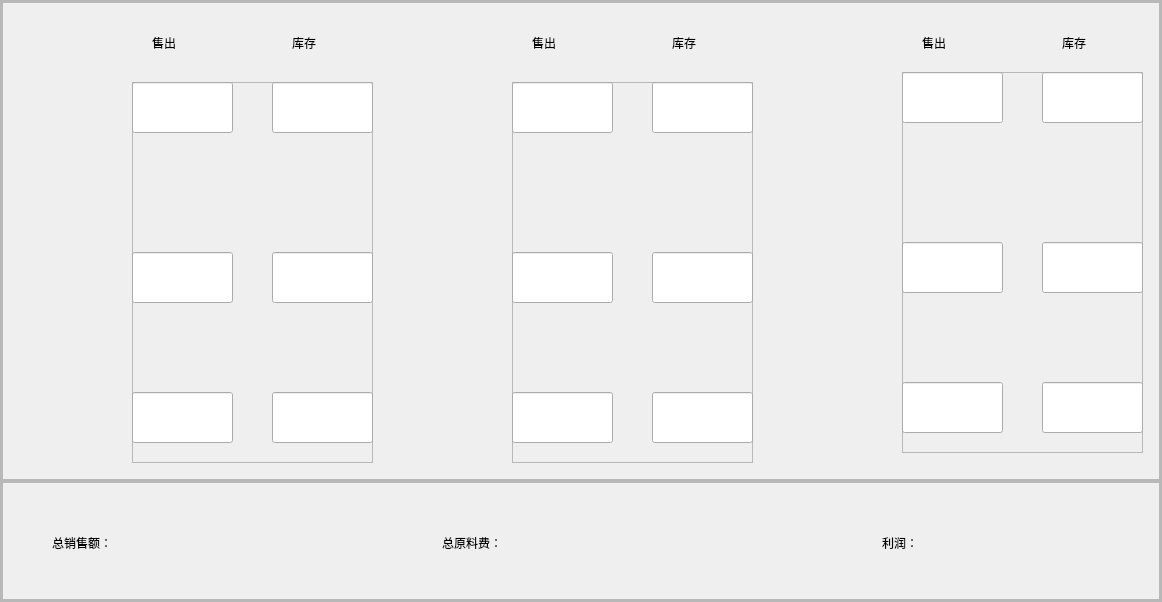
<?xml version="1.0" encoding="UTF-8"?>
<ui version="4.0">
 <class>BossPrimeWidget</class>
 <widget class="QWidget" name="BossPrimeWidget">
  <property name="geometry">
   <rect>
    <x>0</x>
    <y>0</y>
    <width>1162</width>
    <height>602</height>
   </rect>
  </property>
  <property name="minimumSize">
   <size>
    <width>1162</width>
    <height>602</height>
   </size>
  </property>
  <property name="windowTitle">
   <string>Form</string>
  </property>
  <layout class="QVBoxLayout" name="verticalLayout_2">
   <property name="spacing">
    <number>0</number>
   </property>
   <property name="leftMargin">
    <number>0</number>
   </property>
   <property name="topMargin">
    <number>0</number>
   </property>
   <property name="rightMargin">
    <number>0</number>
   </property>
   <property name="bottomMargin">
    <number>0</number>
   </property>
   <item>
    <widget class="QFrame" name="frame">
     <property name="frameShape">
      <enum>QFrame::StyledPanel</enum>
     </property>
     <property name="frameShadow">
      <enum>QFrame::Raised</enum>
     </property>
     <layout class="QVBoxLayout" name="verticalLayout" stretch="4,1">
      <property name="spacing">
       <number>0</number>
      </property>
      <property name="leftMargin">
       <number>0</number>
      </property>
      <property name="topMargin">
       <number>0</number>
      </property>
      <property name="rightMargin">
       <number>0</number>
      </property>
      <property name="bottomMargin">
       <number>0</number>
      </property>
      <item>
       <widget class="QFrame" name="frame_2">
        <property name="frameShape">
         <enum>QFrame::StyledPanel</enum>
        </property>
        <property name="frameShadow">
         <enum>QFrame::Raised</enum>
        </property>
        <layout class="QHBoxLayout" name="horizontalLayout_2">
         <property name="spacing">
          <number>0</number>
         </property>
         <property name="leftMargin">
          <number>0</number>
         </property>
         <property name="topMargin">
          <number>0</number>
         </property>
         <property name="rightMargin">
          <number>0</number>
         </property>
         <property name="bottomMargin">
          <number>0</number>
         </property>
         <item>
          <widget class="QFrame" name="frame_4">
           <property name="frameShape">
            <enum>QFrame::StyledPanel</enum>
           </property>
           <property name="frameShadow">
            <enum>QFrame::Raised</enum>
           </property>
           <widget class="QLabel" name="label_2">
            <property name="geometry">
             <rect>
              <x>40</x>
              <y>80</y>
              <width>80</width>
              <height>70</height>
             </rect>
            </property>
            <property name="styleSheet">
             <string notr="true">border-image: url(:/icon/images/icon/cake.svg);</string>
            </property>
            <property name="text">
             <string/>
            </property>
           </widget>
           <widget class="QLabel" name="label_3">
            <property name="geometry">
             <rect>
              <x>410</x>
              <y>70</y>
              <width>80</width>
              <height>70</height>
             </rect>
            </property>
            <property name="styleSheet">
             <string notr="true">border-image: url(:/icon/images/icon/Sauce.svg);</string>
            </property>
            <property name="text">
             <string/>
            </property>
           </widget>
           <widget class="QLabel" name="label_4">
            <property name="geometry">
             <rect>
              <x>810</x>
              <y>60</y>
              <width>80</width>
              <height>70</height>
             </rect>
            </property>
            <property name="styleSheet">
             <string notr="true">border-image: url(:/icon/images/icon/Cilantro.svg);</string>
            </property>
            <property name="text">
             <string/>
            </property>
           </widget>
           <widget class="QLabel" name="label_5">
            <property name="geometry">
             <rect>
              <x>40</x>
              <y>240</y>
              <width>80</width>
              <height>70</height>
             </rect>
            </property>
            <property name="styleSheet">
             <string notr="true">border-image: url(:/icon/images/icon/Egg.svg);</string>
            </property>
            <property name="text">
             <string/>
            </property>
           </widget>
           <widget class="QLabel" name="label_6">
            <property name="geometry">
             <rect>
              <x>410</x>
              <y>230</y>
              <width>80</width>
              <height>70</height>
             </rect>
            </property>
            <property name="styleSheet">
             <string notr="true">border-image: url(:/icon/images/icon/Potato.svg);</string>
            </property>
            <property name="text">
             <string/>
            </property>
           </widget>
           <widget class="QLabel" name="label_7">
            <property name="geometry">
             <rect>
              <x>810</x>
              <y>230</y>
              <width>80</width>
              <height>70</height>
             </rect>
            </property>
            <property name="styleSheet">
             <string notr="true">border-image: url(:/icon/images/icon/Crispbread.svg);</string>
            </property>
            <property name="text">
             <string/>
            </property>
           </widget>
           <widget class="QLabel" name="label_8">
            <property name="geometry">
             <rect>
              <x>40</x>
              <y>390</y>
              <width>80</width>
              <height>70</height>
             </rect>
            </property>
            <property name="styleSheet">
             <string notr="true">border-image: url(:/icon/images/icon/Ham.svg);</string>
            </property>
            <property name="text">
             <string/>
            </property>
           </widget>
           <widget class="QLabel" name="label_9">
            <property name="geometry">
             <rect>
              <x>410</x>
              <y>390</y>
              <width>70</width>
              <height>60</height>
             </rect>
            </property>
            <property name="styleSheet">
             <string notr="true">border-image: url(:/icon/images/icon/loin.svg);</string>
            </property>
            <property name="text">
             <string/>
            </property>
           </widget>
           <widget class="QLabel" name="label_11">
            <property name="geometry">
             <rect>
              <x>810</x>
              <y>370</y>
              <width>85</width>
              <height>75</height>
             </rect>
            </property>
            <property name="styleSheet">
             <string notr="true">border-image: url(:/icon/images/icon/Youtiao.svg);</string>
            </property>
            <property name="text">
             <string/>
            </property>
           </widget>
           <widget class="QLabel" name="label_45">
            <property name="geometry">
             <rect>
              <x>150</x>
              <y>10</y>
              <width>61</width>
              <height>61</height>
             </rect>
            </property>
            <property name="styleSheet">
             <string notr="true">font: 16pt &quot;宋体&quot;;</string>
            </property>
            <property name="text">
             <string>售出</string>
            </property>
           </widget>
           <widget class="QLabel" name="label_46">
            <property name="geometry">
             <rect>
              <x>290</x>
              <y>10</y>
              <width>61</width>
              <height>61</height>
             </rect>
            </property>
            <property name="styleSheet">
             <string notr="true">font: 16pt &quot;宋体&quot;;</string>
            </property>
            <property name="text">
             <string>库存</string>
            </property>
           </widget>
           <widget class="QLabel" name="label_47">
            <property name="geometry">
             <rect>
              <x>530</x>
              <y>10</y>
              <width>61</width>
              <height>61</height>
             </rect>
            </property>
            <property name="styleSheet">
             <string notr="true">font: 16pt &quot;宋体&quot;;</string>
            </property>
            <property name="text">
             <string>售出</string>
            </property>
           </widget>
           <widget class="QLabel" name="label_48">
            <property name="geometry">
             <rect>
              <x>920</x>
              <y>10</y>
              <width>61</width>
              <height>61</height>
             </rect>
            </property>
            <property name="styleSheet">
             <string notr="true">font: 16pt &quot;宋体&quot;;</string>
            </property>
            <property name="text">
             <string>售出</string>
            </property>
           </widget>
           <widget class="QLabel" name="label_49">
            <property name="geometry">
             <rect>
              <x>670</x>
              <y>10</y>
              <width>61</width>
              <height>61</height>
             </rect>
            </property>
            <property name="styleSheet">
             <string notr="true">font: 16pt &quot;宋体&quot;;</string>
            </property>
            <property name="text">
             <string>库存</string>
            </property>
           </widget>
           <widget class="QLabel" name="label_50">
            <property name="geometry">
             <rect>
              <x>1060</x>
              <y>10</y>
              <width>61</width>
              <height>61</height>
             </rect>
            </property>
            <property name="styleSheet">
             <string notr="true">font: 16pt &quot;宋体&quot;;</string>
            </property>
            <property name="text">
             <string>库存</string>
            </property>
           </widget>
           <widget class="QFrame" name="frame_6">
            <property name="geometry">
             <rect>
              <x>130</x>
              <y>80</y>
              <width>241</width>
              <height>381</height>
             </rect>
            </property>
            <property name="frameShape">
             <enum>QFrame::StyledPanel</enum>
            </property>
            <property name="frameShadow">
             <enum>QFrame::Raised</enum>
            </property>
            <widget class="QLineEdit" name="OriginalCakeSales">
             <property name="geometry">
              <rect>
               <x>0</x>
               <y>0</y>
               <width>101</width>
               <height>51</height>
              </rect>
             </property>
             <property name="styleSheet">
              <string notr="true">font: 75 14pt &quot;Comic Sans MS&quot;;</string>
             </property>
             <property name="text">
              <string/>
             </property>
             <property name="alignment">
              <set>Qt::AlignCenter</set>
             </property>
            </widget>
            <widget class="QLineEdit" name="EggSales">
             <property name="geometry">
              <rect>
               <x>0</x>
               <y>170</y>
               <width>101</width>
               <height>51</height>
              </rect>
             </property>
             <property name="styleSheet">
              <string notr="true">font: 75 14pt &quot;Comic Sans MS&quot;;</string>
             </property>
             <property name="alignment">
              <set>Qt::AlignCenter</set>
             </property>
            </widget>
            <widget class="QLineEdit" name="EggHave">
             <property name="geometry">
              <rect>
               <x>140</x>
               <y>170</y>
               <width>101</width>
               <height>51</height>
              </rect>
             </property>
             <property name="styleSheet">
              <string notr="true">font: 75 14pt &quot;Comic Sans MS&quot;;</string>
             </property>
             <property name="alignment">
              <set>Qt::AlignCenter</set>
             </property>
            </widget>
            <widget class="QLineEdit" name="HamSales">
             <property name="geometry">
              <rect>
               <x>0</x>
               <y>310</y>
               <width>101</width>
               <height>51</height>
              </rect>
             </property>
             <property name="styleSheet">
              <string notr="true">font: 75 14pt &quot;Comic Sans MS&quot;;</string>
             </property>
             <property name="alignment">
              <set>Qt::AlignCenter</set>
             </property>
            </widget>
            <widget class="QLineEdit" name="HamHave">
             <property name="geometry">
              <rect>
               <x>140</x>
               <y>310</y>
               <width>101</width>
               <height>51</height>
              </rect>
             </property>
             <property name="styleSheet">
              <string notr="true">font: 75 14pt &quot;Comic Sans MS&quot;;</string>
             </property>
             <property name="alignment">
              <set>Qt::AlignCenter</set>
             </property>
            </widget>
            <widget class="QLineEdit" name="OriginalCakeHave">
             <property name="geometry">
              <rect>
               <x>140</x>
               <y>0</y>
               <width>101</width>
               <height>51</height>
              </rect>
             </property>
             <property name="styleSheet">
              <string notr="true">font: 75 14pt &quot;Comic Sans MS&quot;;</string>
             </property>
             <property name="alignment">
              <set>Qt::AlignCenter</set>
             </property>
            </widget>
           </widget>
           <widget class="QFrame" name="frame_11">
            <property name="geometry">
             <rect>
              <x>510</x>
              <y>80</y>
              <width>241</width>
              <height>381</height>
             </rect>
            </property>
            <property name="frameShape">
             <enum>QFrame::StyledPanel</enum>
            </property>
            <property name="frameShadow">
             <enum>QFrame::Raised</enum>
            </property>
            <widget class="QLineEdit" name="SauceSales">
             <property name="geometry">
              <rect>
               <x>0</x>
               <y>0</y>
               <width>101</width>
               <height>51</height>
              </rect>
             </property>
             <property name="styleSheet">
              <string notr="true">font: 75 14pt &quot;Comic Sans MS&quot;;</string>
             </property>
             <property name="alignment">
              <set>Qt::AlignCenter</set>
             </property>
            </widget>
            <widget class="QLineEdit" name="PotatoSales">
             <property name="geometry">
              <rect>
               <x>0</x>
               <y>170</y>
               <width>101</width>
               <height>51</height>
              </rect>
             </property>
            </widget>
            <widget class="QLineEdit" name="PotatoHave">
             <property name="geometry">
              <rect>
               <x>140</x>
               <y>170</y>
               <width>101</width>
               <height>51</height>
              </rect>
             </property>
            </widget>
            <widget class="QLineEdit" name="LoinSales">
             <property name="geometry">
              <rect>
               <x>0</x>
               <y>310</y>
               <width>101</width>
               <height>51</height>
              </rect>
             </property>
            </widget>
            <widget class="QLineEdit" name="LoinHave">
             <property name="geometry">
              <rect>
               <x>140</x>
               <y>310</y>
               <width>101</width>
               <height>51</height>
              </rect>
             </property>
            </widget>
            <widget class="QLineEdit" name="SauceHave">
             <property name="geometry">
              <rect>
               <x>140</x>
               <y>0</y>
               <width>101</width>
               <height>51</height>
              </rect>
             </property>
             <property name="styleSheet">
              <string notr="true">font: 75 14pt &quot;Comic Sans MS&quot;;</string>
             </property>
             <property name="alignment">
              <set>Qt::AlignCenter</set>
             </property>
            </widget>
           </widget>
           <widget class="QFrame" name="frame_12">
            <property name="geometry">
             <rect>
              <x>900</x>
              <y>70</y>
              <width>241</width>
              <height>381</height>
             </rect>
            </property>
            <property name="frameShape">
             <enum>QFrame::StyledPanel</enum>
            </property>
            <property name="frameShadow">
             <enum>QFrame::Raised</enum>
            </property>
            <widget class="QLineEdit" name="CilantroSales">
             <property name="geometry">
              <rect>
               <x>0</x>
               <y>0</y>
               <width>101</width>
               <height>51</height>
              </rect>
             </property>
            </widget>
            <widget class="QLineEdit" name="CrispbreadSales">
             <property name="geometry">
              <rect>
               <x>0</x>
               <y>170</y>
               <width>101</width>
               <height>51</height>
              </rect>
             </property>
            </widget>
            <widget class="QLineEdit" name="CrispbreadHave">
             <property name="geometry">
              <rect>
               <x>140</x>
               <y>170</y>
               <width>101</width>
               <height>51</height>
              </rect>
             </property>
            </widget>
            <widget class="QLineEdit" name="YoutiaoSales">
             <property name="geometry">
              <rect>
               <x>0</x>
               <y>310</y>
               <width>101</width>
               <height>51</height>
              </rect>
             </property>
            </widget>
            <widget class="QLineEdit" name="YoutiaoHave">
             <property name="geometry">
              <rect>
               <x>140</x>
               <y>310</y>
               <width>101</width>
               <height>51</height>
              </rect>
             </property>
            </widget>
            <widget class="QLineEdit" name="CilantroHave">
             <property name="geometry">
              <rect>
               <x>140</x>
               <y>0</y>
               <width>101</width>
               <height>51</height>
              </rect>
             </property>
            </widget>
           </widget>
          </widget>
         </item>
        </layout>
       </widget>
      </item>
      <item>
       <widget class="QFrame" name="frame_3">
        <property name="frameShape">
         <enum>QFrame::StyledPanel</enum>
        </property>
        <property name="frameShadow">
         <enum>QFrame::Raised</enum>
        </property>
        <layout class="QHBoxLayout" name="horizontalLayout_3">
         <property name="spacing">
          <number>0</number>
         </property>
         <property name="leftMargin">
          <number>0</number>
         </property>
         <property name="topMargin">
          <number>0</number>
         </property>
         <property name="rightMargin">
          <number>0</number>
         </property>
         <property name="bottomMargin">
          <number>0</number>
         </property>
         <item>
          <widget class="QFrame" name="frame_5">
           <property name="frameShape">
            <enum>QFrame::StyledPanel</enum>
           </property>
           <property name="frameShadow">
            <enum>QFrame::Raised</enum>
           </property>
           <widget class="QLabel" name="label">
            <property name="geometry">
             <rect>
              <x>50</x>
              <y>30</y>
              <width>141</width>
              <height>61</height>
             </rect>
            </property>
            <property name="styleSheet">
             <string notr="true">font: 16pt &quot;宋体&quot;;</string>
            </property>
            <property name="text">
             <string>总销售额：</string>
            </property>
           </widget>
           <widget class="QLabel" name="label_40">
            <property name="geometry">
             <rect>
              <x>440</x>
              <y>30</y>
              <width>141</width>
              <height>61</height>
             </rect>
            </property>
            <property name="styleSheet">
             <string notr="true">font: 16pt &quot;宋体&quot;;</string>
            </property>
            <property name="text">
             <string>总原料费：</string>
            </property>
           </widget>
           <widget class="QLabel" name="label_41">
            <property name="geometry">
             <rect>
              <x>880</x>
              <y>30</y>
              <width>81</width>
              <height>61</height>
             </rect>
            </property>
            <property name="styleSheet">
             <string notr="true">font: 16pt &quot;宋体&quot;;</string>
            </property>
            <property name="text">
             <string>利润：</string>
            </property>
           </widget>
           <widget class="QLabel" name="labelSales">
            <property name="geometry">
             <rect>
              <x>240</x>
              <y>30</y>
              <width>121</width>
              <height>61</height>
             </rect>
            </property>
            <property name="styleSheet">
             <string notr="true">font: 16pt &quot;宋体&quot;;</string>
            </property>
            <property name="text">
             <string/>
            </property>
           </widget>
           <widget class="QLabel" name="labelMaterialCosts">
            <property name="geometry">
             <rect>
              <x>620</x>
              <y>30</y>
              <width>141</width>
              <height>61</height>
             </rect>
            </property>
            <property name="styleSheet">
             <string notr="true">font: 16pt &quot;宋体&quot;;</string>
            </property>
            <property name="text">
             <string/>
            </property>
           </widget>
           <widget class="QLabel" name="labelProfits">
            <property name="geometry">
             <rect>
              <x>990</x>
              <y>30</y>
              <width>131</width>
              <height>61</height>
             </rect>
            </property>
            <property name="styleSheet">
             <string notr="true">font: 16pt &quot;宋体&quot;;</string>
            </property>
            <property name="text">
             <string/>
            </property>
           </widget>
          </widget>
         </item>
        </layout>
       </widget>
      </item>
     </layout>
    </widget>
   </item>
  </layout>
 </widget>
 <resources/>
 <connections/>
</ui>
